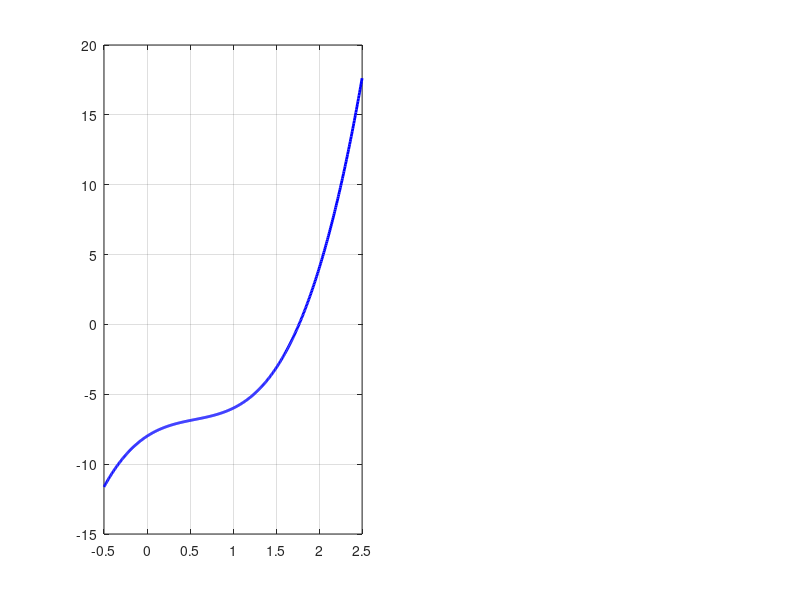

The MATLAB source for this figure: (Note: this script raises an error after producing the figure.)
% L0325035_ValdaAnabela

x1 = linspace(-0.5, 2.5, 500);

figure(1);
% Grafik Tunggal
subplot(1,2,1);
plot(x1, 3*x1.^3 - 5*x1.^2 + 4*x1 - 8, 'b-', 'LineWidth', 2);
grid on; hold on;
yline(0, 'k--'); hold off;
xlabel('x'); ylabel('y');
title('P1: Grafik Tunggal');

% Grafik Ganda
subplot(1,2,2);
plot(x1, 3*x1.^3 - 5*x1.^2, 'b-', 'LineWidth', 1.5); hold on;
plot(x1, -4*x1 + 8, 'r--', 'LineWidth', 2);
grid on; hold off;
yline(0, 'k--');
xlabel('x'); ylabel('y');
title('P1: Grafik Ganda');
legend('y1 = 3x^3 - 5x^2', 'y2 = -4x + 8');
